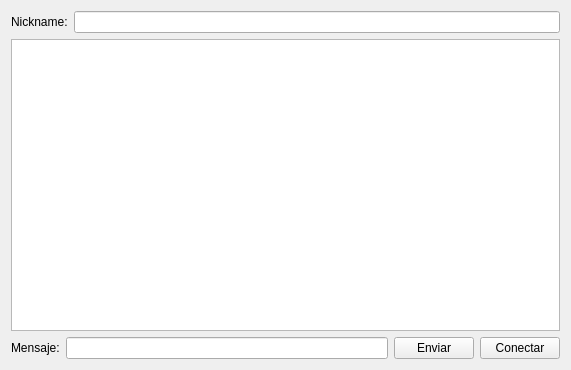
<?xml version="1.0" encoding="UTF-8"?>
<ui version="4.0">
 <class>Widget</class>
 <widget class="QWidget" name="Widget">
  <property name="geometry">
   <rect>
    <x>0</x>
    <y>0</y>
    <width>571</width>
    <height>370</height>
   </rect>
  </property>
  <property name="windowTitle">
   <string>Widget</string>
  </property>
  <layout class="QVBoxLayout" name="verticalLayout">
   <item>
    <layout class="QHBoxLayout" name="horizontalLayout_2">
     <item>
      <widget class="QLabel" name="label">
       <property name="text">
        <string>Nickname:</string>
       </property>
      </widget>
     </item>
     <item>
      <widget class="QLineEdit" name="nickname"/>
     </item>
    </layout>
   </item>
   <item>
    <widget class="QTextEdit" name="textEdit"/>
   </item>
   <item>
    <layout class="QHBoxLayout" name="horizontalLayout">
     <item>
      <widget class="QLabel" name="label_2">
       <property name="text">
        <string>Mensaje:</string>
       </property>
      </widget>
     </item>
     <item>
      <widget class="QLineEdit" name="message"/>
     </item>
     <item>
      <widget class="QPushButton" name="send">
       <property name="text">
        <string>Enviar</string>
       </property>
      </widget>
     </item>
     <item>
      <widget class="QPushButton" name="bind">
       <property name="text">
        <string>Conectar</string>
       </property>
      </widget>
     </item>
    </layout>
   </item>
  </layout>
 </widget>
 <layoutdefault spacing="6" margin="11"/>
 <resources/>
 <connections/>
</ui>
